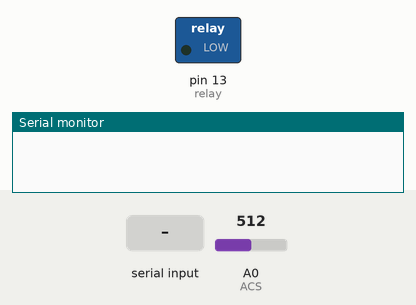
This sketch was run on a simulated Arduino Uno, built with avr-gcc and run on an emulated ATmega328P. Shown: switched loads named in the sketch (green lamp = pin HIGH), the last lines printed to the serial monitor. Inputs (shaded band) come from the test bench; at power-on: A0 (ACS) = 512.

Above: at 1.2 s.
1.3 s: "1\n" received over Serial
At 2.2 s:
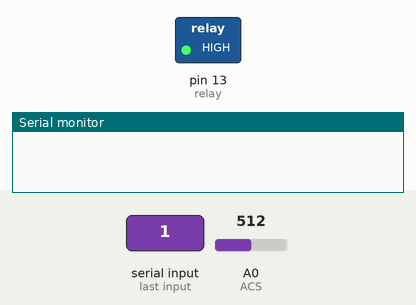
2.8 s: "0\n" received over Serial
At 3.3 s:
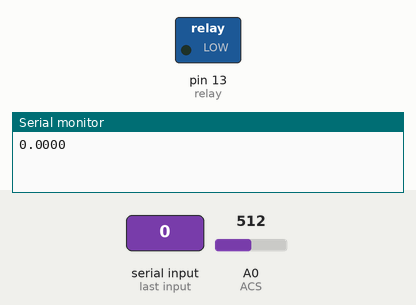
Timing chart, 0 to 5.8 s (numbered marks = the images above; inputs shaded):
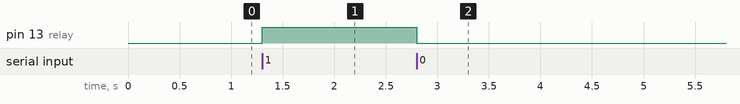

The sketch:

module_relay.ino
```cpp
float Vout;
int relay = 13 ;
int ACS = 0,max_Value,min_Value,i;
float VRMS,Amp,P=0.0,A=0.0,result,t;
int mVperAmp=64;
unsigned long time;
void setup() {
  Serial.begin(9600);
  pinMode(relay, OUTPUT ) ;
  time=millis();
}

void loop() {
  //Serial.println(analogRead(ACS));
  if (Serial.available() > 0)
  {
        String data = Serial.readStringUntil('\n');
        if(data=="1")
        {
           digitalWrite(relay, HIGH ) ;
           Vout=GetVPP();
           VRMS = (Vout/2.0) *0.707;
           Amp = (VRMS * 1000)/mVperAmp;
            if(Amp>0.19)
            {
              P = (Amp*220.0)/1000.0 ;
            }
            else
            {
              P=0;
            }
            t=((millis() - time)/(1000.0*3600.0));
            A=P*t+A;
//            Serial.print("Điện năng tiêu thụ: ");
//            Serial.print(A,4);Serial.println("Wh");
        }
        else
        {
          digitalWrite(relay, LOW ) ;
          Serial.println(A,4);
        }
    }
}
float GetVPP()
{
  float result;
  int readValue,maxValue=0,minValue=1024;
  uint32_t start_time=millis();
  while(millis()-start_time<500)
  {
    readValue=analogRead(ACS);
    //Serial.println(readValue);
    if(readValue>maxValue)
    {
      maxValue=readValue;
    }
    if(readValue<minValue)
    {
      minValue=readValue;
    }
  }
  result=((maxValue-minValue)*5.0)/1024.0;
  return result;
}
```

Measured:
- after the input at 1.3 s, pin 13 (relay): LOW → HIGH at once
- after the input at 2.8 s, pin 13 (relay): HIGH → LOW at once
